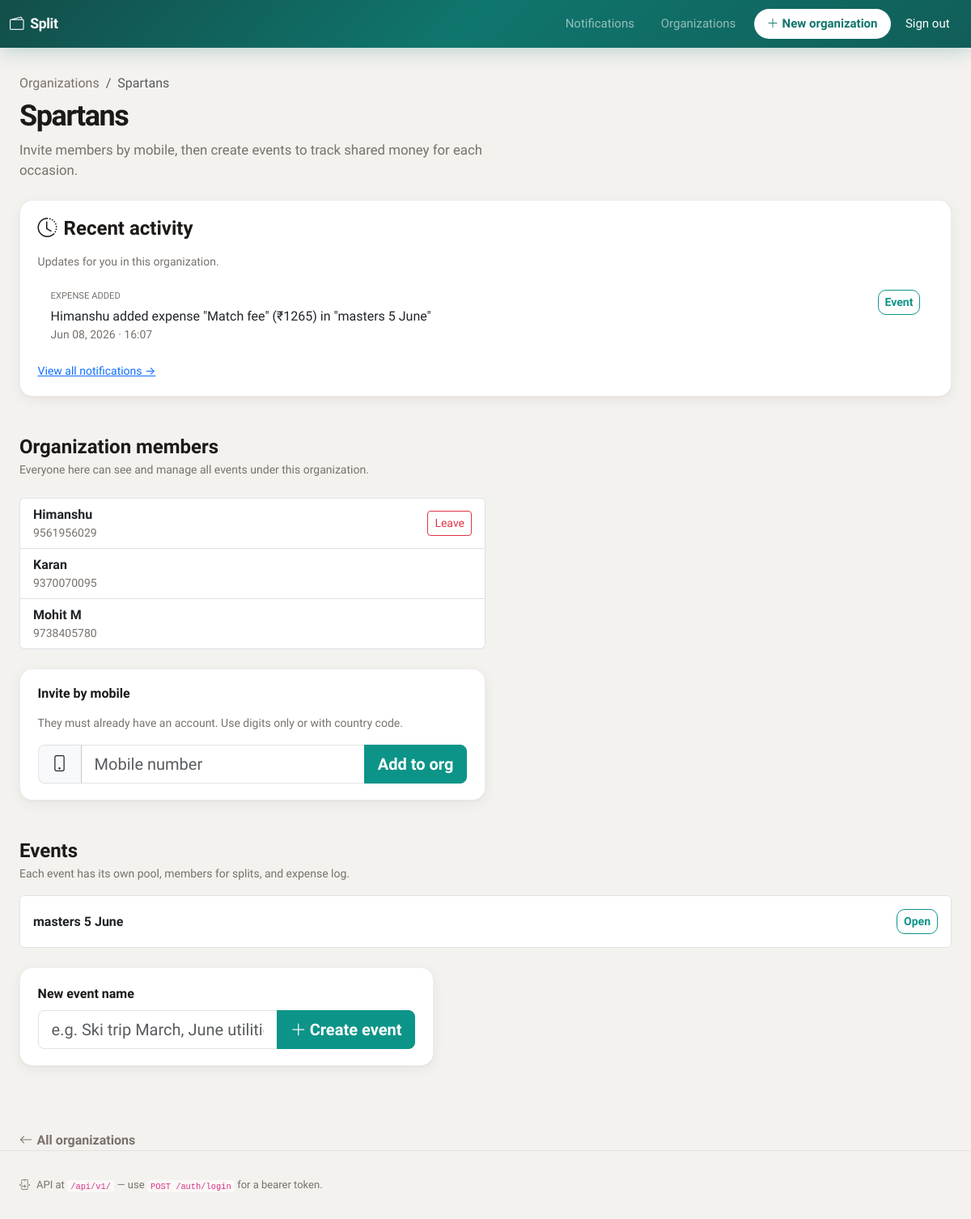
Screenshot of /orgs/2 (signed in) with the database file from the repository.
### app/models.py (models this page shows)
class Organization(Base):
    __tablename__ = "organizations"
    id: Mapped[int] = mapped_column(primary_key=True, autoincrement=True)
    name: Mapped[str] = mapped_column(String(200), nullable=False)
    created_by_user_id: Mapped[int | None] = mapped_column(
        ForeignKey("users.id"), nullable=True, index=True
    )
    created_at: Mapped[datetime] = mapped_column(DateTime, default=datetime.utcnow)
    members: Mapped[list["OrganizationMember"]] = relationship(
        back_populates="organization", cascade="all, delete-orphan"
    )
    events: Mapped[list["Event"]] = relationship(
        back_populates="organization", cascade="all, delete-orphan"
    )

class Activity(Base):
    __tablename__ = "activities"
    id: Mapped[int] = mapped_column(primary_key=True, autoincrement=True)
    recipient_user_id: Mapped[int] = mapped_column(ForeignKey("users.id"), nullable=False)
    organization_id: Mapped[int | None] = mapped_column(
        ForeignKey("organizations.id"), nullable=True, index=True
    )
    event_id: Mapped[int | None] = mapped_column(
        ForeignKey("events.id"), nullable=True, index=True
    )
    actor_user_id: Mapped[int | None] = mapped_column(ForeignKey("users.id"), nullable=True)
    kind: Mapped[str] = mapped_column(String(64), nullable=False)
    summary: Mapped[str] = mapped_column(String(500), nullable=False)
    read_at: Mapped[datetime | None] = mapped_column(DateTime, nullable=True)
    created_at: Mapped[datetime] = mapped_column(DateTime, default=datetime.utcnow)
    recipient: Mapped["User"] = relationship(
        "User",
        foreign_keys=[recipient_user_id],
        back_populates="activities_received",
    )
    actor: Mapped["User | None"] = relationship(
        "User",
        foreign_keys=[actor_user_id],
        back_populates="activities_sent",
    )

class OrganizationMember(Base):
    __tablename__ = "organization_members"
    __table_args__ = (
        UniqueConstraint("organization_id", "user_id", name="uq_org_user"),
    )
    id: Mapped[int] = mapped_column(primary_key=True, autoincrement=True)
    organization_id: Mapped[int] = mapped_column(
        ForeignKey("organizations.id", ondelete="CASCADE"),
        nullable=False,
    )
    user_id: Mapped[int] = mapped_column(ForeignKey("users.id"), nullable=False)
    created_by_user_id: Mapped[int | None] = mapped_column(
        ForeignKey("users.id"), nullable=True, index=True
    )
    created_at: Mapped[datetime] = mapped_column(DateTime, default=datetime.utcnow)
    organization: Mapped["Organization"] = relationship(back_populates="members")
    user: Mapped["User"] = relationship(
        back_populates="org_memberships", foreign_keys=[user_id]
    )

class User(Base):
    __tablename__ = "users"
    __table_args__ = (UniqueConstraint("mobile", name="uq_users_mobile"),)
    id: Mapped[int] = mapped_column(primary_key=True, autoincrement=True)
    mobile: Mapped[str] = mapped_column(String(20), nullable=False, index=True)
    password_hash: Mapped[str] = mapped_column(String(255), nullable=False)
    full_name: Mapped[str] = mapped_column(String(120), nullable=False)
    created_at: Mapped[datetime] = mapped_column(DateTime, default=datetime.utcnow)
    org_memberships: Mapped[list["OrganizationMember"]] = relationship(
        back_populates="user",
        foreign_keys="OrganizationMember.user_id",
        cascade="all, delete-orphan",
    )
    event_memberships: Mapped[list["Member"]] = relationship(
        back_populates="user", foreign_keys="Member.user_id"
    )
    activities_received: Mapped[list["Activity"]] = relationship(
        "Activity",
        foreign_keys="[Activity.recipient_user_id]",
        back_populates="recipient",
        cascade="all, delete-orphan",
    )
    activities_sent: Mapped[list["Activity"]] = relationship(
        "Activity",
        foreign_keys="[Activity.actor_user_id]",
        back_populates="actor",
        viewonly=True,
    )

class Event(Base):
    __tablename__ = "events"
    id: Mapped[int] = mapped_column(primary_key=True, autoincrement=True)
    organization_id: Mapped[int] = mapped_column(
        ForeignKey("organizations.id"), nullable=False
    )
    name: Mapped[str] = mapped_column(String(200), nullable=False)
    created_by_user_id: Mapped[int | None] = mapped_column(
        ForeignKey("users.id"), nullable=True, index=True
    )
    created_at: Mapped[datetime] = mapped_column(DateTime, default=datetime.utcnow)
    organization: Mapped["Organization"] = relationship(back_populates="events")
    members: Mapped[list["Member"]] = relationship(
        back_populates="event", cascade="all, delete-orphan"
    )
    expenses: Mapped[list["Expense"]] = relationship(
        back_populates="event", cascade="all, delete-orphan"
    )

### app/routers/web.py (the view)
@router.get("/orgs/{org_id}", response_class=HTMLResponse)
def page_org_detail(
    request: Request, org_id: int, db: Session = Depends(get_db)
):
    uid = require_session_user(request)
    if isinstance(uid, RedirectResponse):
        return uid
    org = services.get_organization(db, org_id)
    if not org or not services.user_in_organization(db, uid, org_id):
        raise HTTPException(404, "Organization not found")
    events = services.list_events_for_organization(db, org_id)
    org_activities = activity_service.list_for_org(db, uid, org_id, limit=40)
    membership_remove_ok = {
        om.id: services.user_can_remove_org_membership(db, om.id, uid)
        for om in org.members
    }
    return templates.TemplateResponse(
        request,
        "org_detail.html",
        {
            "org": org,
            "events": events,
            "title": org.name,
            "org_activities": org_activities,
            "current_user_id": uid,
            "membership_remove_ok": membership_remove_ok,
        },
    )

### templates/org_detail.html (shortened to what this page needs)
{% extends "base.html" %}
{% block content %}
<nav class="et-breadcrumb mb-2" aria-label="breadcrumb">
  <ol class="breadcrumb small mb-0">
    <li class="breadcrumb-item"><a href="/orgs">Organizations</a></li>
    <li class="breadcrumb-item active text-truncate" style="max-width: 14rem;" aria-current="page">{{ org.name }}</li>
  </ol>
</nav>
<header class="mb-4">
  <div class="d-flex flex-wrap align-items-start justify-content-between gap-3 mb-2">
    <div>
      <h1 class="et-hero-title mb-2">{{ org.name }}</h1>
      <p class="et-hero-lead mb-0">Invite members by mobile, then create events to track shared money for each occasion.</p>
    </div>
  </div>
</header>
{% if org_activities %}
<section class="mb-5 et-card" id="activity">
  <div class="et-card-body">
    <h2 class="h4 fw-bold mb-3"><i class="bi bi-clock-history me-2"></i>Recent activity</h2>
    <p class="small et-muted mb-3">Updates for you in this organization.</p>
    <ul class="list-group list-group-flush">
      {% for a in org_activities %}
      <li class="list-group-item d-flex justify-content-between align-items-start gap-2 {% if not a.read_at %}list-group-item-light{% endif %}">
        <div>
          <span class="small text-uppercase et-muted d-block mb-1" style="font-size: 0.7rem;">{{ a.kind | replace('_', ' ') }}</span>
          <span>{{ a.summary }}</span>
          <span class="small et-muted d-block">{{ a.created_at.strftime('%b %d, %Y · %H:%M') }}</span>
        </div>
        {% if a.event_id %}
        <a href="/events/{{ a.event_id }}" class="btn btn-sm btn-outline-primary flex-shrink-0">Event</a>
        {% endif %}
      </li>
      {% endfor %}
    </ul>
    <p class="small et-muted mt-3 mb-0"><a href="/notifications">View all notifications →</a></p>
  </div>
</section>
{% endif %}
<section class="mb-5" id="members">
  <h2 class="h4 fw-bold mb-1">Organization members</h2>
  <p class="small et-muted mb-4">Everyone here can see and manage all events under this organization.</p>
  <ul class="list-group mb-4" style="max-width: 36rem;">
    {% for om in org.members %}
    <li class="list-group-item d-flex justify-content-between align-items-center flex-wrap gap-2">
      <div>
        <span class="fw-semibold">{{ om.user.full_name }}</span>
        <span class="small et-muted d-block">{{ om.user.mobile }}</span>
      </div>
      {% if membership_remove_ok.get(om.id) %}
      <form method="post" action="/orgs/{{ org.id }}/memberships/{{ om.id }}/remove#members" class="d-inline" onsubmit="return confirm('Remove this person from the organization?');">
        <button type="submit" class="btn btn-outline-danger btn-sm">{% if om.user_id == current_user_id %}Leave{% else %}Remove{% endif %}</button>
      </form>
      {% endif %}
    </li>
    {% endfor %}
  </ul>
  <form method="post" action="/orgs/{{ org.id }}/members#members" class="et-form-panel" style="max-width: 36rem;">
    <h3 class="h6 fw-bold mb-3">Invite by mobile</h3>
    <p class="small et-muted mb-3">They must already have an account. Use digits only or with country code.</p>
    <div class="input-group input-group-lg">
      <span class="input-group-text"><i class="bi bi-phone"></i></span>
      <input type="tel" class="form-control" name="mobile" required maxlength="20" placeholder="Mobile number">
      <button type="submit" class="btn btn-primary">Add to org</button>
    </div>
  </form>
</section>
<section class="mb-5" id="events">
  <div class="d-flex flex-wrap justify-content-between align-items-end gap-2 mb-3">
    <div>
      <h2 class="h4 fw-bold mb-1">Events</h2>
      <p class="small et-muted mb-0">Each event has its own pool, members for splits, and expense log.</p>
    </div>
  </div>
  {% if events %}
  <div class="list-group mb-4">
    {% for ev in events %}
    <div class="list-group-item d-flex flex-wrap align-items-center justify-content-between gap-2 py-3">
      <a href="/events/{{ ev.id }}" class="fw-semibold text-decoration-none text-reset flex-grow-1">{{ ev.name }}</a>
      <div class="d-flex flex-wrap gap-2 align-items-center">
        <a href="/events/{{ ev.id }}" class="btn btn-sm btn-outline-primary">Open</a>
      </div>
    </div>
    {% endfor %}
  </div>
  {% else %}
  <div class="et-empty mb-4">
    <p class="et-muted mb-3">No events yet. Create the first one for a trip, party, or billing period.</p>
  </div>
  {% endif %}
  <form method="post" action="/orgs/{{ org.id }}/events/new" class="et-form-panel" style="max-width: 32rem;">
    <label class="form-label fw-semibold" for="ev_name">New event name</label>
    <div class="input-group input-group-lg">
      <input type="text" class="form-control" id="ev_name" name="name" required maxlength="200" placeholder="e.g. Ski trip March, June utilities">
      <button type="submit" class="btn btn-primary"><i class="bi bi-plus-lg me-1"></i>Create event</button>
    </div>
  </form>
</section>
<a href="/orgs" class="et-link-back"><i class="bi bi-arrow-left"></i>All organizations</a>
{% endblock %}

### static/app.css (style rules this page uses)
:root { --et-bg: #f4f2ef; --et-bg-elevated: #ffffff; --et-surface-2: #faf9f7; --et-text: #1c1917; --et-text-muted: #78716c; --et-border: rgba(28, 25, 23, 0.08); --et-border-strong: rgba(28, 25, 23, 0.12); --et-accent: #0d9488; --et-accent-hover: #0f766e; --et-accent-soft: rgba(13, 148, 136, 0.12); --et-accent-2: #6366f1; --et-radius: 12px; --et-radius-sm: 10px; --et-radius-lg: 16px; --et-shadow: 0 1px 2px rgba(28, 25, 23, 0.04), 0 4px 16px rgba(28, 25, 23, 0.06); --et-shadow-hover: 0 8px 24px rgba(28, 25, 23, 0.08); --et-green: #059669; --et-green-soft: rgba(5, 150, 105, 0.12); --et-red: #dc2626; --et-red-soft: rgba(220, 38, 38, 0.1); --et-font: "Plus Jakarta Sans", system-ui, -apple-system, sans-serif; }
*, *::before, *::after { box-sizing: border-box; }
html { scroll-behavior: smooth; }
body.et-body { font-family: var(--et-font); background: var(--et-bg); color: var(--et-text); min-height: 100vh; -webkit-font-smoothing: antialiased; }
.et-card { background: var(--et-bg-elevated); border: 1px solid var(--et-border); border-radius: var(--et-radius-lg); box-shadow: var(--et-shadow); transition: box-shadow 0.2s ease, transform 0.2s ease, border-color 0.2s ease; }
.et-card-body { padding: 1.25rem 1.35rem; }
.et-form-panel { background: var(--et-bg-elevated); border: 1px solid var(--et-border); border-radius: var(--et-radius-lg); padding: 1.25rem 1.35rem; box-shadow: var(--et-shadow); }
.form-control, .form-select { border-radius: var(--et-radius-sm); border-color: var(--et-border-strong); }
.btn-primary { --bs-btn-bg: var(--et-accent); --bs-btn-border-color: var(--et-accent); --bs-btn-hover-bg: var(--et-accent-hover); --bs-btn-hover-border-color: var(--et-accent-hover); --bs-btn-active-bg: var(--et-accent-hover); --bs-btn-active-border-color: var(--et-accent-hover); font-weight: 600; border-radius: var(--et-radius-sm); padding: 0.5rem 1.15rem; }
.btn-outline-primary { --bs-btn-color: var(--et-accent); --bs-btn-border-color: var(--et-accent); --bs-btn-hover-bg: var(--et-accent); --bs-btn-hover-border-color: var(--et-accent); font-weight: 600; border-radius: var(--et-radius-sm); }
.et-hero-title { font-weight: 800; letter-spacing: -0.04em; font-size: clamp(1.75rem, 4vw, 2.25rem); line-height: 1.15; color: var(--et-text); margin-bottom: 0.5rem; }
.et-hero-lead { color: var(--et-text-muted); font-size: 1.05rem; max-width: 36rem; margin-bottom: 0; }
.et-breadcrumb .breadcrumb-item a { color: var(--et-text-muted); text-decoration: none; font-weight: 500; }
.et-muted { color: var(--et-text-muted); }
.et-link-back { display: inline-flex; align-items: center; gap: 0.35rem; font-weight: 600; color: var(--et-text-muted); text-decoration: none; margin-top: 2rem; }

### rows the page displays
Organization: name "Spartans"
Activity: kind "EXPENSE ADDED", summary "Himanshu added expense \"Match fee\" (₹1265) in \"masters 5 June\"", created_at "Jun 08, 2026 · 16:07"
OrganizationMember: user.full_name "Himanshu", user.mobile "9561956029", shows "Leave"
OrganizationMember: user.full_name "Karan", user.mobile "9370070095"
OrganizationMember: user.full_name "Mohit M", user.mobile "9738405780"
Event: name "masters 5 June"
